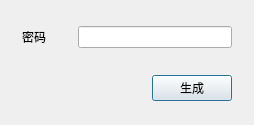
<?xml version="1.0" encoding="UTF-8"?>
<ui version="4.0">
 <class>GenerateTarDlg</class>
 <widget class="QDialog" name="GenerateTarDlg">
  <property name="geometry">
   <rect>
    <x>0</x>
    <y>0</y>
    <width>254</width>
    <height>125</height>
   </rect>
  </property>
  <property name="minimumSize">
   <size>
    <width>254</width>
    <height>0</height>
   </size>
  </property>
  <property name="maximumSize">
   <size>
    <width>254</width>
    <height>99999</height>
   </size>
  </property>
  <property name="windowTitle">
   <string>0</string>
  </property>
  <layout class="QVBoxLayout" name="verticalLayout">
   <property name="spacing">
    <number>0</number>
   </property>
   <item>
    <widget class="QFrame" name="frame_2">
     <property name="minimumSize">
      <size>
       <width>0</width>
       <height>39</height>
      </size>
     </property>
     <layout class="QHBoxLayout" name="horizontalLayout_3">
      <item>
       <widget class="QLabel" name="label_3">
        <property name="minimumSize">
         <size>
          <width>50</width>
          <height>0</height>
         </size>
        </property>
        <property name="text">
         <string>密码</string>
        </property>
       </widget>
      </item>
      <item>
       <widget class="QLineEdit" name="edtPassword"/>
      </item>
     </layout>
    </widget>
   </item>
   <item>
    <widget class="QFrame" name="">
     <property name="minimumSize">
      <size>
       <width>0</width>
       <height>39</height>
      </size>
     </property>
     <layout class="QHBoxLayout" name="horizontalLayout_4">
      <item>
       <spacer name="horizontalSpacer">
        <property name="orientation">
         <enum>Qt::Horizontal</enum>
        </property>
        <property name="sizeHint" stdset="0">
         <size>
          <width>40</width>
          <height>20</height>
         </size>
        </property>
       </spacer>
      </item>
      <item>
       <widget class="QPushButton" name="btnGenerate">
        <property name="text">
         <string>生成</string>
        </property>
       </widget>
      </item>
     </layout>
    </widget>
   </item>
  </layout>
 </widget>
 <layoutdefault spacing="6" margin="11"/>
 <resources/>
 <connections/>
</ui>
